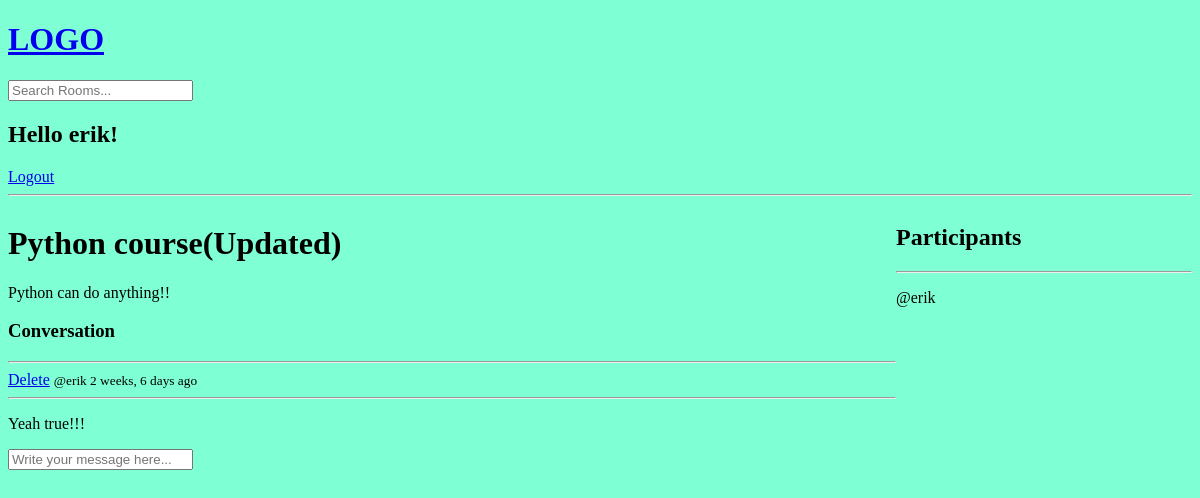
/room/3/ (signed in), run on an earlier commit of the app's database.
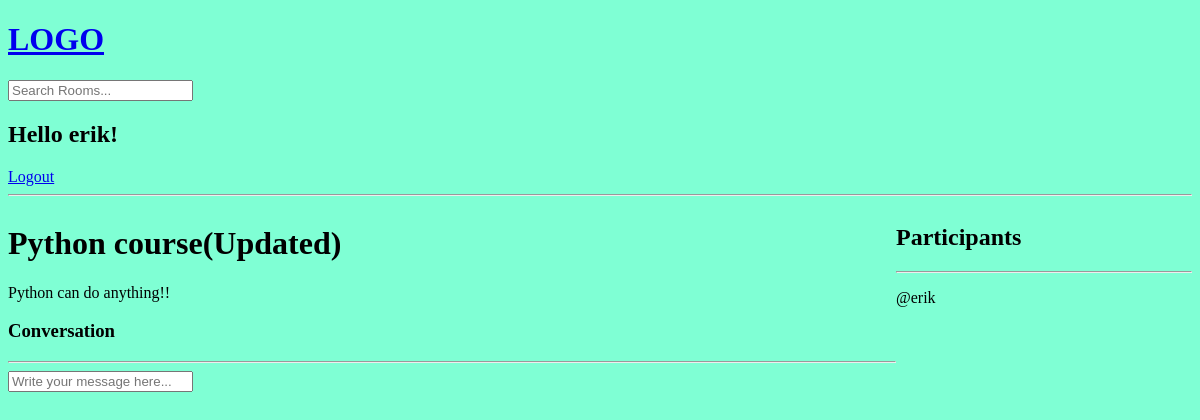
And on a later commit of the database.
### studyapp/models.py (models this page shows, shortened)
class Room(models.Model):
    host=models.ForeignKey(User,on_delete=models.CASCADE,null=True)
    topic=models.ForeignKey(Topic,on_delete=models.SET_NULL,null=True)
    name=models.CharField(max_length=200)
    description=models.TextField(null=True,blank=True)
    participants=models.ManyToManyField(User,related_name='participants',blank=True)
    updated=models.DateTimeField(auto_now=True)
    created=models.DateTimeField(auto_now_add=True)
    class Meta:
        ordering=['-updated','-created']

class Message(models.Model):
    user=models.ForeignKey(User,on_delete=models.CASCADE)
    room=models.ForeignKey(Room,on_delete=models.CASCADE)
    body=models.TextField()
    updated=models.DateTimeField(auto_now=True)
    created=models.DateTimeField(auto_now_add=True)
    class Meta:
        ordering=['-updated','-created']

### studyapp/views.py (the view, shortened to what this page needs)
# urls.py: path('room/<str:pk>/',views.room,name='room'),
def room(request,pk):
   room=Room.objects.get(id=pk)
   participants=room.participants.all()
   room_messages=room.message_set.all() #get all the children(subset) messages of the given room
   context={'room':room,'room_messages':room_messages,'participants':participants}
   return render(request,'studyapp/room.html',context)

### studyapp/templates/studyapp/room.html (shortened to what this page needs)
{% extends 'main.html'%}
{% block content%}
<div class="room_container">
    <div>
        <h1>{{room.name}}</h1>
        <p>{{room.description}}</p>
        <div class="comment-wrapper">
            <h3>Conversation</h3>
            <hr>
            {%for message in room_messages%}
            <div>
                {%if request.user == message.user %}
                <a href="{% url 'delete-message' message.id %}">Delete</a>
                {%endif%}
                <small>@{{message.user}} {{message.created | timesince}} ago</small>
                <hr>
                <p>{{message.body}}</p>
            </div>
            {%endfor%}
        </div>
        {% if request.user.is_authenticated %}
        <div class="comment-form">
            <form action="" method="POST">
                <input type="text" name="body" placeholder="Write your message here...">
            </form>
        </div>
        {%endif%}
    </div>
    <div>
        <h2>Participants</h2>
        <hr>
        {%for user in participants%}
        <p>@{{user.username}}</p>
        {%endfor%}
    </div>
</div>
{%endblock content%}

### templates/main.html (shortened to what this page needs)
<!DOCTYPE html>
{% load static %}
<html lang="en">
<head>
    <link rel="stylesheet" href="{% static 'styles/main.css' %}">
</head>
<body>
    <h1>
        <a href="/">LOGO</a>
    </h1>
    <form action="{% url 'home'%}" method="get">
        <input type="text" name="q" placeholder="Search Rooms...">
    </form>
    {%if request.user.is_authenticated%}
    <h2>Hello {{request.user}}!</h2>
    <a href="{% url 'logout' %}">Logout</a>
    {%else%}
    <a href="{% url 'login' %}">Login</a>
    {%endif%}
    <hr>
    {% block content %}
    {%endblock content%}
</body>
</html>

### static/styles/main.css (style rules this page uses)
body { background-color: aquamarine; }

### studyapp/templates/studyapp/room.html (style rules this page uses)
.room_container { display: grid; grid-template-columns: 3fr 1fr; }

What changed in the data, as far as the page shows it:
removed Message: shows "Delete", user "erik", created "2 weeks, 6 days", body "Yeah true!!!"
